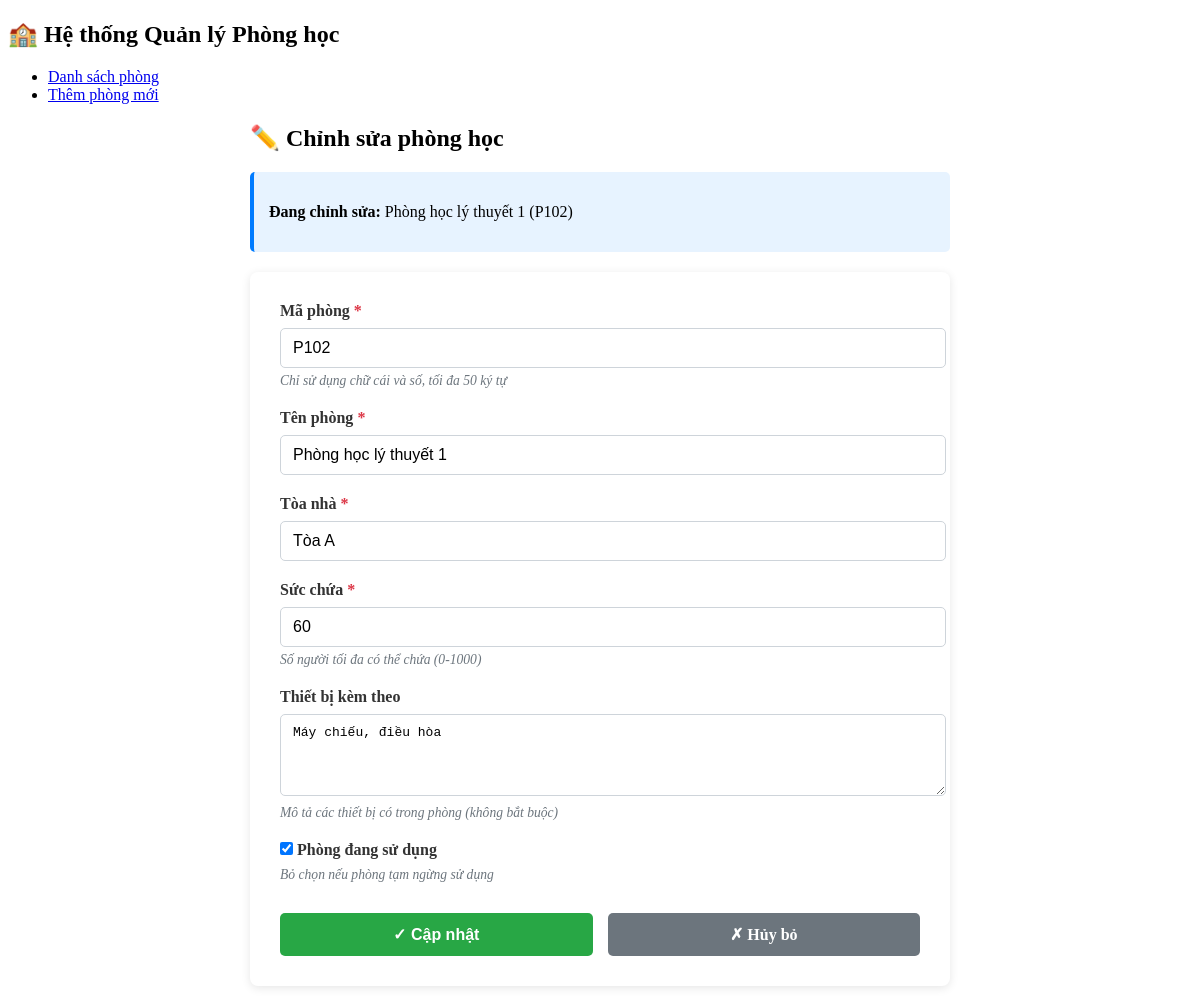
Screenshot of /index.php?action=edit&id=2 with the database file from the repository.
### tables this page shows
CREATE TABLE IF NOT EXISTS rooms (
    id INT AUTO_INCREMENT PRIMARY KEY,
    code VARCHAR(50) NOT NULL UNIQUE COMMENT 'Mã phòng (VD: P101, A201)',
    name VARCHAR(120) NOT NULL COMMENT 'Tên phòng học',
    capacity INT NOT NULL DEFAULT 0 COMMENT 'Sức chứa (số người)',
    building VARCHAR(80) NOT NULL COMMENT 'Tòa nhà (VD: Tòa A, Tòa B)',
    equipment TEXT NULL COMMENT 'Thiết bị kèm theo (máy chiếu, máy lạnh...)',
    is_active TINYINT(1) NOT NULL DEFAULT 1 COMMENT 'Trạng thái: 1=Đang dùng, 0=Ngừng dùng',
    created_at TIMESTAMP DEFAULT CURRENT_TIMESTAMP,
    updated_at TIMESTAMP DEFAULT CURRENT_TIMESTAMP ON UPDATE CURRENT_TIMESTAMP,
    INDEX idx_code (code),
    INDEX idx_is_active (is_active)
);

### controllers/RoomController.php (called while the page is built, shortened)
<?php
class RoomController {
    private $roomModel;
    public function __construct() {
        $this->roomModel = new Room();
    }
    public function edit() {
        $roomId = (int)($_GET['id'] ?? 0);
        $roomData = $this->roomModel->getRoomById($roomId);
        $errors = [];
        require_once 'views/rooms/edit.php';
    }
}

### config/database.php (called while the page is built, shortened)
<?php
function getDatabase() {
    static $pdo = null;
    if ($pdo === null) {
        try {
            $dsn = sprintf(
                "mysql:host=%s;dbname=%s;charset=%s",
                DB_HOST,
                DB_NAME,
                DB_CHARSET
            );
            $options = [
                PDO::ATTR_ERRMODE => PDO::ERRMODE_EXCEPTION,
                PDO::ATTR_DEFAULT_FETCH_MODE => PDO::FETCH_ASSOC,
                PDO::ATTR_EMULATE_PREPARES => false,
            ];
            $pdo = new PDO($dsn, DB_USER, DB_PASS, $options);
        } catch (PDOException $e) {
            die("Lỗi kết nối database: " . $e->getMessage());
        }
    }
    return $pdo;
}

### models/Room.php (called while the page is built, shortened)
<?php
class Room {
    private $db;
    public function __construct() {
        $this->db = getDatabase();
    }
    public function getRoomById($roomId) {
        $sql = "SELECT * FROM rooms WHERE id = ?";
        $stmt = $this->db->prepare($sql);
        $stmt->execute([$roomId]);
        return $stmt->fetch();
    }
}

### helpers/functions.php (called while the page is built, shortened)
<?php
function escapeHtml($string) {
    return htmlspecialchars($string ?? '', ENT_QUOTES, 'UTF-8');
}

### views/rooms/edit.php (the view, shortened to what this page needs)
<?php
require_once 'views/layout/header.php';
?>
<div class="form-page">
    <h2>✏️ Chỉnh sửa phòng học</h2>
    <div class="info-box">
        <p><strong>Đang chỉnh sửa:</strong> <?= escapeHtml($roomData['name']) ?> (<?= escapeHtml($roomData['code']) ?>)</p>
    </div>
    <form method="POST" action="index.php?action=update" class="room-form">
        <div class="form-group <?= !empty($errors['code']) ? 'has-error' : '' ?>">
            <label for="code">
                Mã phòng <span class="required">*</span>
            </label>
            <input
                type="text"
                id="code"
                name="code"
                value="<?= escapeHtml($roomData['code']) ?>"
                placeholder="Ví dụ: P101, A201, B305"
                required
                maxlength="50"
            >
            <small class="form-hint">Chỉ sử dụng chữ cái và số, tối đa 50 ký tự</small>
        </div>
        <div class="form-group <?= !empty($errors['name']) ? 'has-error' : '' ?>">
            <label for="name">
                Tên phòng <span class="required">*</span>
            </label>
            <input
                type="text"
                id="name"
                name="name"
                value="<?= escapeHtml($roomData['name']) ?>"
                placeholder="Ví dụ: Phòng thí nghiệm Hóa học"
                required
                maxlength="120"
            >
        </div>
        <div class="form-group <?= !empty($errors['building']) ? 'has-error' : '' ?>">
            <label for="building">
                Tòa nhà <span class="required">*</span>
            </label>
            <input
                type="text"
                id="building"
                name="building"
                value="<?= escapeHtml($roomData['building']) ?>"
                placeholder="Ví dụ: Tòa A, Tòa B, Tòa C"
                required
                maxlength="80"
            >
        </div>
        <div class="form-group <?= !empty($errors['capacity']) ? 'has-error' : '' ?>">
            <label for="capacity">
                Sức chứa <span class="required">*</span>
            </label>
            <input
                type="number"
                id="capacity"
                name="capacity"
                value="<?= escapeHtml($roomData['capacity']) ?>"
                min="0"
                max="1000"
                required
            >
            <small class="form-hint">Số người tối đa có thể chứa (0-1000)</small>
        </div>
        <div class="form-group <?= !empty($errors['equipment']) ? 'has-error' : '' ?>">
            <label for="equipment">
                Thiết bị kèm theo
            </label>
            <textarea
                id="equipment"
                name="equipment"
                rows="4"
                placeholder="Ví dụ: Máy chiếu, máy lạnh, bảng thông minh, micro..."
                maxlength="1000"
            ><?= escapeHtml($roomData['equipment']) ?></textarea>
            <small class="form-hint">Mô tả các thiết bị có trong phòng (không bắt buộc)</small>
        </div>
        <div class="form-group">
            <label class="checkbox-label">
                <input
                    type="checkbox"
                    name="is_active"
                    value="1"
                    <?= $roomData['is_active'] ? 'checked' : '' ?>
                >
                <span>Phòng đang sử dụng</span>
            </label>
            <small class="form-hint">Bỏ chọn nếu phòng tạm ngừng sử dụng</small>
        </div>
        <div class="form-actions">
            <button type="submit" class="btn-submit">
                ✓ Cập nhật
            </button>
            <a href="index.php" class="btn-cancel">
                ✗ Hủy bỏ
            </a>
        </div>
    </form>
</div>

### public/css/style.css (style rules this page uses)
.form-page { max-width: 700px; margin: 0 auto; }
.room-form { background-color: white; padding: 30px; border-radius: 8px; box-shadow: 0 2px 10px rgba(0,0,0,0.1); }
.form-group { margin-bottom: 20px; }
.form-group label { display: block; font-weight: 600; margin-bottom: 8px; color: #333; }
.form-group input[type="text"], .form-group input[type="number"], .form-group textarea { width: 100%; padding: 10px 12px; border: 1px solid #ced4da; border-radius: 5px; font-size: 1em; transition: border-color 0.3s; }
.required { color: #dc3545; }
.form-hint { display: block; color: #6c757d; font-size: 0.85em; margin-top: 5px; font-style: italic; }
.checkbox-label { display: flex; align-items: center; gap: 10px; cursor: pointer; }
.checkbox-label input[type="checkbox"] { width: auto; margin: 0; }
.info-box { background-color: #e7f3ff; border-left: 4px solid #007bff; padding: 15px; margin-bottom: 20px; border-radius: 5px; }
.form-actions { display: flex; gap: 15px; margin-top: 30px; }
.btn-submit { flex: 1; background-color: #28a745; color: white; border: none; padding: 12px 24px; border-radius: 5px; font-size: 1em; font-weight: 600; cursor: pointer; transition: background-color 0.3s; }
.btn-cancel { flex: 1; background-color: #6c757d; color: white !important; border: none; padding: 12px 24px; border-radius: 5px; font-size: 1em; font-weight: 600; text-align: center; text-decoration: none; transition: background-color 0.3s; }

### rows the page displays
rooms: name "Phòng học lý thuyết 1", code "P102", building "Tòa A", capacity "60", equipment "Máy chiếu, điều hòa", is_active "☑"
